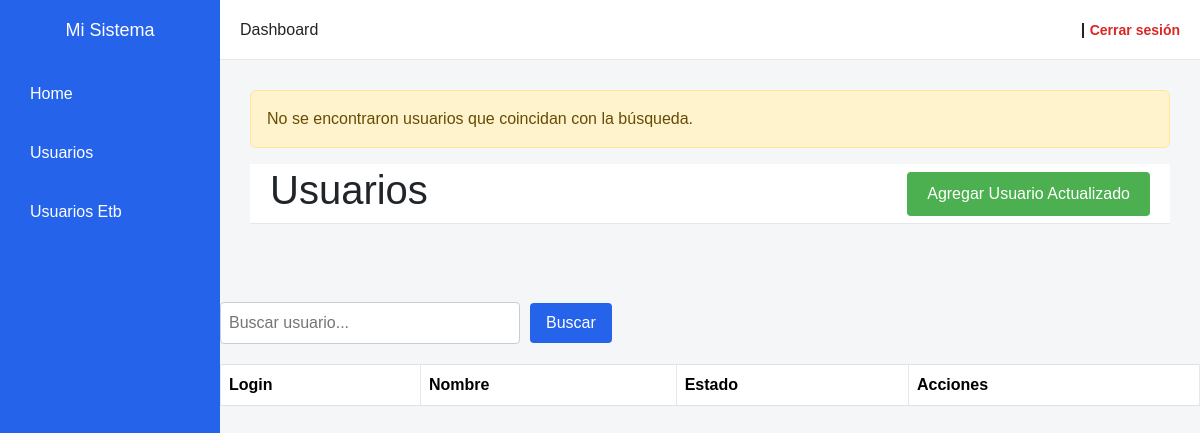
Page /buscar_usuario_etb/ on the earlier database version.
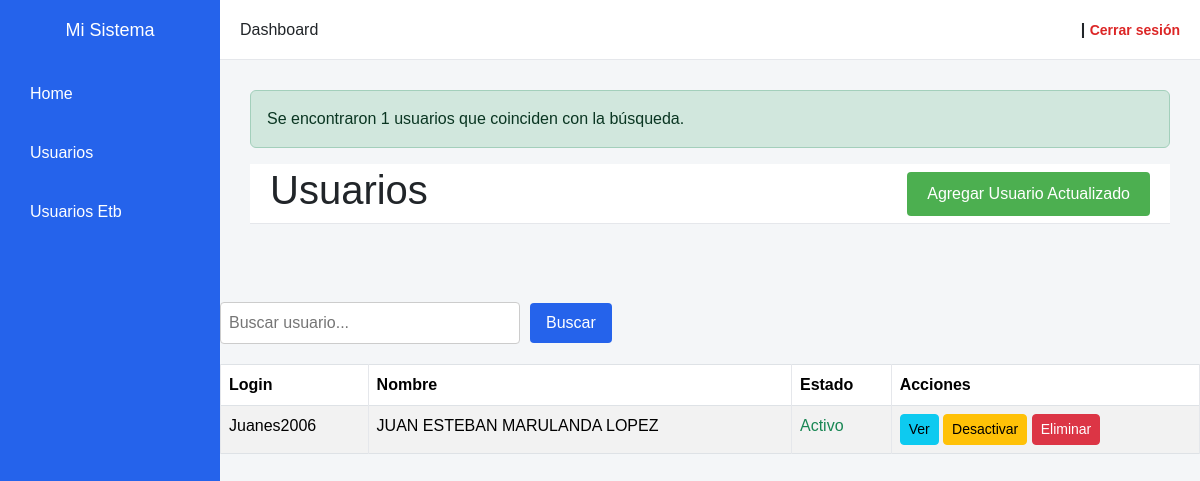
Same page on the later database version.
### app_cuentas/models.py (models this page shows, shortened)
class Usuario(models.Model):
    ESTADO_CHOICES = [
        ('ACTIVO', 'Activo'),
        ('INACTIVO', 'Inactivo'),
    ]
    DEPARTAMENTO_CHOICES = [
        ('CALDAS', 'Caldas'),
        ('ANTIOQUIA', 'Antioquia'),
    ]
    CARGO_CHOICES = [
        ('ASESOR', 'Asesor'),
    ]
    clasificacion = models.CharField(max_length=100)
    login = models.CharField(max_length=100)
    estado = models.CharField(
        max_length=10,
        choices=ESTADO_CHOICES,
        default='ACTIVO'
    )
    identificacion_usuario = models.BigIntegerField()
    fecha_ingreso = models.DateField()
    fecha_retiro = models.DateField()
    vicepresidente = models.CharField(max_length=100)
    gerencia = models.CharField(max_length=100)
    direccion = models.CharField(max_length=100)
    canal = models.CharField(max_length=100)
    proveedor = models.CharField(max_length=100)
    nro_contrato = models.CharField(max_length=100)
    subcanal = models.CharField(max_length=100)
    punto = models.CharField(max_length=100)
    cc_supervisor = models.CharField(max_length=100)
    lider_etb = models.CharField(max_length=100)
    departamento = models.CharField(
        max_length=20,
        choices=DEPARTAMENTO_CHOICES
    )
    ciudad = models.CharField(max_length=100)
    nombres = models.CharField(max_length=100)
    apellidos = models.CharField(max_length=100)
    correo = models.EmailField()
    celular = models.CharField(max_length=20)
    eps = models.CharField(max_length=100)
    fecha_nacimiento = models.DateField()
    sexo = models.CharField(max_length=20)
    cargo = models.CharField(
        max_length=20,
        choices=CARGO_CHOICES,
        default='ASESOR'
    )
    perfil_portal_suma = models.CharField(max_length=100)
    restriccion = models.CharField(max_length=100)
    causa_restriccion = models.CharField(max_length=200)
    id_fibra = models.CharField(max_length=100)
    fija = models.IntegerField()
    movil = models.IntegerField()
    id_cobre = models.IntegerField()

### app_cuentas/views.py (the view)
# urls.py: path('buscar_usuario_etb/', buscar_usuario_view_actualizada, name='buscar_usuario_etb' ),
def buscar_usuario_view_actualizada(request):
    query = request.GET.get('buscador_Usuario', '')
    usuarios = Usuario.objects.filter(identificacion_usuario__icontains=query)
    if not usuarios.exists():
        messages.warning(request, 'No se encontraron usuarios que coincidan con la búsqueda.')
    else:
        messages.success(request, f'Se encontraron {usuarios.count()} usuarios que coinciden con la búsqueda.')
    return render(request, 'app_cuentas/UsuarioEtb.html', {
        'usuarios': usuarios,
        'query': query
    })

### app_cuentas/templates/app_cuentas/UsuarioEtb.html (shortened to what this page needs)
{% extends 'app_cuentas/base.html' %}
{% block content %}
<div class="nav">
    <h1>Usuarios</h1>
    <div >
        <button type="button"
                class="btn_agregar"
                data-bs-toggle="modal"
                data-bs-target="#agregarUsuarioModalActualizado">
            Agregar Usuario Actualizado
        </button>
    </div>
</div>
</div><br><br>
<form  method="get" action="{% url 'buscar_usuario_etb' %}">
    <input class="inp_buscar" type="text" name="buscador_Usuario" placeholder="Buscar usuario..." value="{{ request.GET.buscador_Usuario }}">
    <button class="btn_buscar" type="submit">Buscar</button>
</form>
<table class="table table-striped table-bordered">
    <thead>
        <tr>
            <th>Login</th>
            <th>Nombre</th>
            <th>Estado</th>
            <th>Acciones</th>
        </tr>
    </thead>
    <tbody>
        {% for u in usuarios %}
        <tr>
            <td>{{ u.login }}</td>
            <td>{{ u.nombres }} {{ u.apellidos }}</td>
            <td>
                {% if u.estado|lower == "activo" %}
                    <span class="text-success">Activo</span>
                {% else %}
                    <span class="text-danger">Inactivo</span>
                {% endif %}
            </td>
            <td>
                <a class="btn btn-info btn-sm" href="{% url 'ver_usuario_etb' u.id %}">
                    Ver
                </a>
                <form method="post"
                      action="{% url 'cambiar_estado_usuario' u.id %}"
                      style="display:inline;">
                    <button type="submit" class="btn btn-warning btn-sm">
                        {% if u.estado|lower == "activo" %}
                            Desactivar
                        {% else %}
                            Activar
                        {% endif %}
                    </button>
                </form>
                <form method="post"
                      action="{% url 'eliminar_usuario_etb' u.id %}"
                      style="display:inline;">
                    <button type="submit" class="btn btn-danger btn-sm">
                        Eliminar
                    </button>
                </form>
            </td>
        </tr>
        {% endfor %}
    </tbody>
</table>
{% endblock %}

### app_cuentas/templates/app_cuentas/Base.html (shortened to what this page needs)
<!DOCTYPE html>
<html lang="es">
<head>
    <link href="https://cdn.jsdelivr.net/npm/bootstrap@5.3.2/dist/css/bootstrap.min.css" rel="stylesheet">
</head>
<body>
    <div class="sidebar">
        <h2>Mi Sistema</h2>
        <a href="{% url 'home' %}">Home</a>
        <a href="{% url 'usuarios' %}">Usuarios</a>
        <a href="{% url 'usuarios_etb' %}">Usuarios Etb</a>
    </div>
    <div class="main">
        <div class="navbar">
            <div>Dashboard</div>
            <div class="user">
                {{ request.user.username }} |
                <a href="{% url 'logout' %}">Cerrar sesión</a>
            </div>
        </div>
        <div class="content">
            {% if messages %}
              {% for message in messages %}
                <div class="alert alert-{{ message.tags }}">
                  {{ message }}
                </div>
              {% endfor %}
            {% endif %}
            {% block content %}{% endblock %}
        </div>
</body>
</html>

### app_cuentas/templates/app_cuentas/Base.html (style rules this page uses)
* { margin: 0; padding: 0; box-sizing: border-box; font-family: Arial, sans-serif; }
body { display: flex; height: 100vh; background-color: #f4f6f8; }
.sidebar { width: 220px; background-color: #2563eb; color: white; padding: 20px; position: sticky; height: 100%; }
.sidebar h2 { margin-bottom: 30px; font-size: 18px; text-align: center; }
.sidebar a { display: block; color: white; text-decoration: none; margin: 15px 0; padding: 10px; border-radius: 6px; }
.main { flex: 1; display: flex; flex-direction: column; }
.navbar { height: 60px; background-color: #ffffff; display: flex; align-items: center; justify-content: space-between; padding: 0 20px; border-bottom: 1px solid #e5e7eb; }
.navbar .user { font-weight: bold; }
.navbar a { text-decoration: none; color: #dc2626; font-size: 14px; }
.content { padding: 30px; }

### app_cuentas/templates/app_cuentas/UsuarioEtb.html (style rules this page uses)
.nav { height: 60px; background-color: #ffffff; display: flex; align-items: center; justify-content: space-between; padding: 0 20px; border-bottom: 1px solid #e5e7eb; }
table { width: 100%; border-collapse: collapse; margin-top: 20px; }
th, td { padding: 12px; text-align: left; border: 1px solid #e5e7eb; }
th { background-color: #f2f2f2; }
.inp_buscar { padding: 8px; border: 1px solid #ccc; border-radius: 4px; flex: 1; max-width: 300px; }
.btn_buscar { padding: 8px 16px; background-color: #2563eb; color: white; border: none; border-radius: 4px; cursor: pointer; }
form { display: flex; align-items: center; gap: 10px; }
.btn_agregar { background-color: #4CAF50; color: white; padding: 10px 20px; border: none; border-radius: 4px; cursor: pointer; }
input[type="text"], input[type="email"], input[type="password"] { padding: 8px; width: 100%; border: 1px solid #ccc; border-radius: 4px; }

Differences in the rows shown:
added Usuario: login "Juanes2006", nombres "JUAN ESTEBAN", apellidos "MARULANDA LOPEZ", estado "Activo"
Other differences:
new list line: "Se encontraron 1 usuarios que coinciden con la búsqueda."
list line gone: "No se encontraron usuarios que coincidan con la búsqueda."
